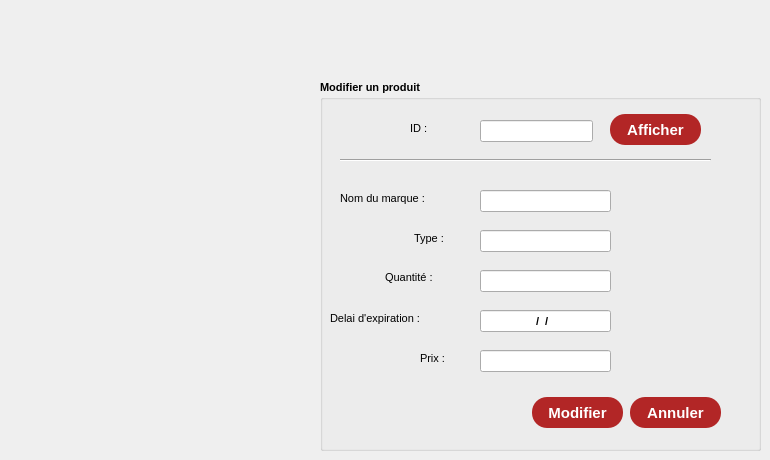
     <widget class="QWidget" name="tab_15">
      <attribute name="title">
       <string>Modifier</string>
      </attribute>
      <widget class="QGroupBox" name="groupBox_12">
       <property name="geometry">
        <rect>
         <x>320</x>
         <y>80</y>
         <width>441</width>
         <height>371</height>
        </rect>
       </property>
       <property name="font">
        <font>
         <pointsize>8</pointsize>
         <weight>75</weight>
         <bold>true</bold>
        </font>
       </property>
       <property name="title">
        <string>Modifier un produit</string>
       </property>
       <widget class="QLabel" name="label_20">
        <property name="geometry">
         <rect>
          <x>90</x>
          <y>40</y>
          <width>56</width>
          <height>16</height>
         </rect>
        </property>
        <property name="font">
         <font>
          <weight>50</weight>
          <bold>false</bold>
         </font>
        </property>
        <property name="text">
         <string>ID :</string>
        </property>
       </widget>
       <widget class="QLineEdit" name="le_ID_mod">
        <property name="geometry">
         <rect>
          <x>160</x>
          <y>40</y>
          <width>113</width>
          <height>22</height>
         </rect>
        </property>
       </widget>
       <widget class="QLineEdit" name="le_Prix_mod">
        <property name="geometry">
         <rect>
          <x>160</x>
          <y>270</y>
          <width>131</width>
          <height>22</height>
         </rect>
        </property>
       </widget>
       <widget class="QLineEdit" name="le_Type_mod">
        <property name="geometry">
         <rect>
          <x>160</x>
          <y>150</y>
          <width>131</width>
          <height>22</height>
         </rect>
        </property>
        <property name="inputMask">
         <string/>
        </property>
       </widget>
       <widget class="QLineEdit" name="le_Nombre_mod">
        <property name="geometry">
         <rect>
          <x>160</x>
          <y>190</y>
          <width>131</width>
          <height>22</height>
         </rect>
        </property>
        <property name="inputMask">
         <string/>
        </property>
        <property name="alignment">
         <set>Qt::AlignCenter</set>
        </property>
       </widget>
       <widget class="QLineEdit" name="le_Delai_mod">
        <property name="geometry">
         <rect>
          <x>160</x>
          <y>230</y>
          <width>131</width>
          <height>22</height>
         </rect>
        </property>
        <property name="inputMask">
         <string>00/00/0000</string>
        </property>
        <property name="alignment">
         <set>Qt::AlignCenter</set>
        </property>
       </widget>
       <widget class="QLineEdit" name="le_Nom_mod">
        <property name="geometry">
         <rect>
          <x>160</x>
          <y>110</y>
          <width>131</width>
          <height>22</height>
         </rect>
        </property>
        <property name="inputMask">
         <string/>
        </property>
       </widget>
       <widget class="Line" name="line_2">
        <property name="geometry">
         <rect>
          <x>20</x>
          <y>70</y>
          <width>371</width>
          <height>20</height>
         </rect>
        </property>
        <property name="orientation">
         <enum>Qt::Horizontal</enum>
        </property>
       </widget>
       <widget class="QPushButton" name="afficher_pour_modifier">
        <property name="geometry">
         <rect>
          <x>290</x>
          <y>34</y>
          <width>91</width>
          <height>31</height>
         </rect>
        </property>
        <property name="font">
         <font>
          <family>Arial</family>
          <pointsize>-1</pointsize>
          <weight>75</weight>
          <bold>true</bold>
         </font>
        </property>
        <property name="styleSheet">
         <string notr="true">QPushButton {
color: #fff;
background:#b22626;
border-radius: 15px;
font-size:15px;
font-family:Arial, Helvetica, sans-serif;
}
QPushButton:hover {
color:#fff;
border:15px;
background:#6a1616;
}</string>
        </property>
        <property name="text">
         <string>Afficher</string>
        </property>
       </widget>
       <widget class="QLabel" name="label_32">
        <property name="geometry">
         <rect>
          <x>100</x>
          <y>268</y>
          <width>51</width>
          <height>21</height>
         </rect>
        </property>
        <property name="font">
         <font>
          <weight>50</weight>
          <bold>false</bold>
         </font>
        </property>
        <property name="text">
         <string>Prix :</string>
        </property>
       </widget>
       <widget class="QLabel" name="label_36">
        <property name="geometry">
         <rect>
          <x>94</x>
          <y>148</y>
          <width>61</width>
          <height>21</height>
         </rect>
        </property>
        <property name="font">
         <font>
          <weight>50</weight>
          <bold>false</bold>
         </font>
        </property>
        <property name="text">
         <string>Type :</string>
        </property>
       </widget>
       <widget class="QLabel" name="label_33">
        <property name="geometry">
         <rect>
          <x>20</x>
          <y>108</y>
          <width>131</width>
          <height>21</height>
         </rect>
        </property>
        <property name="font">
         <font>
          <weight>50</weight>
          <bold>false</bold>
         </font>
        </property>
        <property name="text">
         <string>Nom du marque :</string>
        </property>
       </widget>
       <widget class="QLabel" name="label_35">
        <property name="geometry">
         <rect>
          <x>65</x>
          <y>187</y>
          <width>81</width>
          <height>21</height>
         </rect>
        </property>
        <property name="font">
         <font>
          <weight>50</weight>
          <bold>false</bold>
         </font>
        </property>
        <property name="text">
         <string>Quantité :</string>
        </property>
       </widget>
       <widget class="QLabel" name="label_34">
        <property name="geometry">
         <rect>
          <x>10</x>
          <y>228</y>
          <width>141</width>
          <height>21</height>
         </rect>
        </property>
        <property name="font">
         <font>
          <weight>50</weight>
          <bold>false</bold>
         </font>
        </property>
        <property name="text">
         <string>Delai d'expiration :</string>
        </property>
       </widget>
      </widget>
      <widget class="QPushButton" name="modifier">
       <property name="geometry">
        <rect>
         <x>532</x>
         <y>397</y>
         <width>91</width>
         <height>31</height>
        </rect>
       </property>
       <property name="font">
        <font>
         <family>Arial</family>
         <pointsize>-1</pointsize>
         <weight>75</weight>
         <bold>true</bold>
        </font>
       </property>
       <property name="styleSheet">
        <string notr="true">QPushButton {
color: #fff;
background:#b22626;
border-radius: 15px;
font-size:15px;
font-family:Arial, Helvetica, sans-serif;
}
QPushButton:hover {
color:#fff;
border:15px;
background:#6a1616;
}</string>
       </property>
       <property name="text">
        <string>Modifier</string>
       </property>
      </widget>
      <widget class="QPushButton" name="Annuler_2">
       <property name="geometry">
        <rect>
         <x>630</x>
         <y>397</y>
         <width>91</width>
         <height>31</height>
        </rect>
       </property>
       <property name="font">
        <font>
         <family>Arial</family>
         <pointsize>-1</pointsize>
         <weight>75</weight>
         <bold>true</bold>
        </font>
       </property>
       <property name="styleSheet">
        <string notr="true">QPushButton {
color: #fff;
background:#b22626;
border-radius: 15px;
font-size:15px;
font-family:Arial, Helvetica, sans-serif;
}
QPushButton:hover {
color:#fff;
border:15px;
background:#6a1616;
}</string>
       </property>
       <property name="text">
        <string>Annuler</string>
       </property>
      </widget>
      <widget class="QLabel" name="image_3">
       <property name="geometry">
        <rect>
         <x>100</x>
         <y>170</y>
         <width>231</width>
         <height>151</height>
        </rect>
       </property>
       <property name="whatsThis">
        <string>&lt;!DOCTYPE HTML PUBLIC &quot;-//W3C//DTD HTML 4.0//EN&quot; &quot;http://www.w3.org/TR/REC-html40/strict.dtd&quot;&gt;
&lt;html&gt;&lt;head&gt;&lt;meta name=&quot;qrichtext&quot; content=&quot;1&quot; /&gt;&lt;style type=&quot;text/css&quot;&gt;
p, li { white-space: pre-wrap; }
&lt;/style&gt;&lt;/head&gt;&lt;body style=&quot; font-family:'MS Shell Dlg 2'; font-size:8pt; font-weight:600; font-style:normal;&quot;&gt;
&lt;p style=&quot;-qt-paragraph-type:empty; margin-top:0px; margin-bottom:0px; margin-left:0px; margin-right:0px; -qt-block-indent:0; text-indent:0px;&quot;&gt;&lt;br /&gt;&lt;/p&gt;&lt;/body&gt;&lt;/html&gt;</string>
       </property>
       <property name="styleSheet">
        <string notr="true"/>
       </property>
       <property name="text">
        <string/>
       </property>
      </widget>
     </widget>
